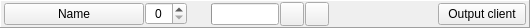
<?xml version="1.0" encoding="UTF-8"?>
<ui version="4.0">
 <class>frm_track_widget</class>
 <widget class="QFrame" name="frm_track_widget">
  <property name="geometry">
   <rect>
    <x>0</x>
    <y>0</y>
    <width>530</width>
    <height>28</height>
   </rect>
  </property>
  <property name="sizePolicy">
   <sizepolicy hsizetype="MinimumExpanding" vsizetype="Fixed">
    <horstretch>0</horstretch>
    <verstretch>0</verstretch>
   </sizepolicy>
  </property>
  <property name="font">
   <font>
    <pointsize>9</pointsize>
   </font>
  </property>
  <property name="windowTitle">
   <string>Frame</string>
  </property>
  <property name="frameShape">
   <enum>QFrame::Panel</enum>
  </property>
  <property name="frameShadow">
   <enum>QFrame::Raised</enum>
  </property>
  <layout class="QHBoxLayout" name="horizontalLayout" stretch="0,0,0,0,0,0,100,0">
   <property name="spacing">
    <number>1</number>
   </property>
   <property name="leftMargin">
    <number>3</number>
   </property>
   <property name="topMargin">
    <number>0</number>
   </property>
   <property name="rightMargin">
    <number>3</number>
   </property>
   <property name="bottomMargin">
    <number>0</number>
   </property>
   <item>
    <widget class="QPushButton" name="b_name">
     <property name="sizePolicy">
      <sizepolicy hsizetype="Fixed" vsizetype="Fixed">
       <horstretch>0</horstretch>
       <verstretch>0</verstretch>
      </sizepolicy>
     </property>
     <property name="minimumSize">
      <size>
       <width>140</width>
       <height>0</height>
      </size>
     </property>
     <property name="maximumSize">
      <size>
       <width>140</width>
       <height>16777215</height>
      </size>
     </property>
     <property name="font">
      <font>
       <pointsize>9</pointsize>
      </font>
     </property>
     <property name="styleSheet">
      <string notr="true"/>
     </property>
     <property name="text">
      <string>Name</string>
     </property>
    </widget>
   </item>
   <item>
    <widget class="QSpinBox" name="spn_channel">
     <property name="sizePolicy">
      <sizepolicy hsizetype="Fixed" vsizetype="Fixed">
       <horstretch>0</horstretch>
       <verstretch>0</verstretch>
      </sizepolicy>
     </property>
     <property name="minimumSize">
      <size>
       <width>42</width>
       <height>0</height>
      </size>
     </property>
     <property name="maximumSize">
      <size>
       <width>42</width>
       <height>16777215</height>
      </size>
     </property>
     <property name="alignment">
      <set>Qt::AlignCenter</set>
     </property>
     <property name="specialValueText">
      <string/>
     </property>
     <property name="minimum">
      <number>0</number>
     </property>
     <property name="maximum">
      <number>16</number>
     </property>
    </widget>
   </item>
   <item>
    <widget class="QFrame" name="frm_activity">
     <property name="sizePolicy">
      <sizepolicy hsizetype="Fixed" vsizetype="Fixed">
       <horstretch>0</horstretch>
       <verstretch>0</verstretch>
      </sizepolicy>
     </property>
     <property name="minimumSize">
      <size>
       <width>22</width>
       <height>22</height>
      </size>
     </property>
    </widget>
   </item>
   <item>
    <widget class="QProgressBar" name="pb_volume_placeholder">
     <property name="maximumSize">
      <size>
       <width>68</width>
       <height>22</height>
      </size>
     </property>
    </widget>
   </item>
   <item>
    <widget class="QPushButton" name="b_solo">
     <property name="sizePolicy">
      <sizepolicy hsizetype="Fixed" vsizetype="Fixed">
       <horstretch>0</horstretch>
       <verstretch>0</verstretch>
      </sizepolicy>
     </property>
     <property name="minimumSize">
      <size>
       <width>24</width>
       <height>24</height>
      </size>
     </property>
     <property name="maximumSize">
      <size>
       <width>24</width>
       <height>24</height>
      </size>
     </property>
     <property name="toolTip">
      <string>Solo</string>
     </property>
     <property name="checkable">
      <bool>true</bool>
     </property>
     <property name="checked">
      <bool>false</bool>
     </property>
    </widget>
   </item>
   <item>
    <widget class="QPushButton" name="b_mute">
     <property name="sizePolicy">
      <sizepolicy hsizetype="Fixed" vsizetype="Fixed">
       <horstretch>0</horstretch>
       <verstretch>0</verstretch>
      </sizepolicy>
     </property>
     <property name="minimumSize">
      <size>
       <width>24</width>
       <height>24</height>
      </size>
     </property>
     <property name="maximumSize">
      <size>
       <width>24</width>
       <height>24</height>
      </size>
     </property>
     <property name="toolTip">
      <string>Mute</string>
     </property>
     <property name="checkable">
      <bool>true</bool>
     </property>
    </widget>
   </item>
   <item>
    <widget class="QFrame" name="frm_plugins">
     <property name="sizePolicy">
      <sizepolicy hsizetype="Preferred" vsizetype="MinimumExpanding">
       <horstretch>0</horstretch>
       <verstretch>10</verstretch>
      </sizepolicy>
     </property>
    </widget>
   </item>
   <item>
    <widget class="QPushButton" name="b_output_placeholder">
     <property name="sizePolicy">
      <sizepolicy hsizetype="Fixed" vsizetype="Fixed">
       <horstretch>0</horstretch>
       <verstretch>0</verstretch>
      </sizepolicy>
     </property>
     <property name="minimumSize">
      <size>
       <width>88</width>
       <height>0</height>
      </size>
     </property>
     <property name="maximumSize">
      <size>
       <width>88</width>
       <height>16777215</height>
      </size>
     </property>
     <property name="text">
      <string>Output client</string>
     </property>
    </widget>
   </item>
  </layout>
 </widget>
 <resources/>
 <connections/>
</ui>
